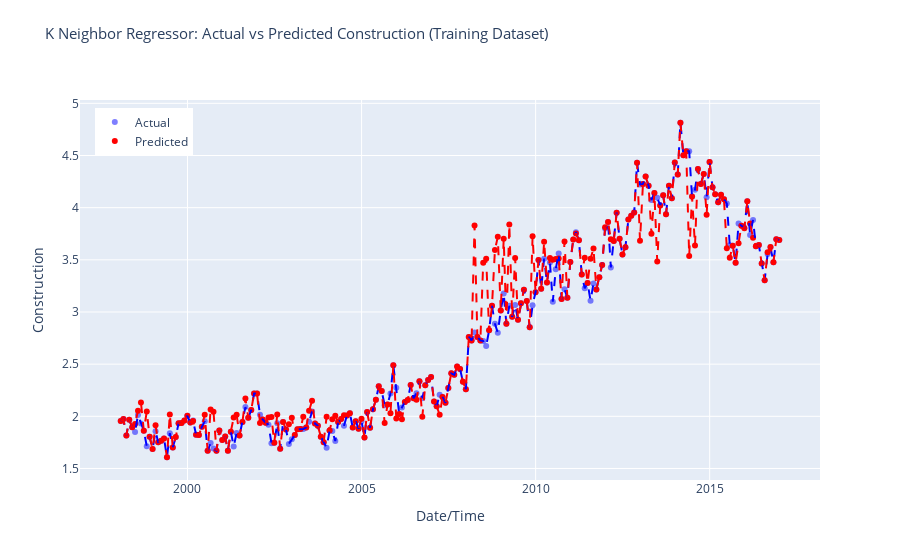

This figure's notebook cell:
### Code cell
# Make predictions on the test dataset
predictions = pycr.predict_model(model_tuned, data = train_data)
predictions.head()

r2 = r2_score(predictions['Construction'], predictions['prediction_label'])
print('R-squared (R2) Score:', r2)

# Sort predictions DataFrame by index
predictions.sort_index(inplace=True)

# Create Plotly figure
fig = make_subplots(rows=1, cols=1, shared_xaxes=True, shared_yaxes=True)

# Add scatter plot for actual values
fig.add_trace(go.Scatter(x=predictions.index, y=predictions['Construction'],
                         mode='markers', marker=dict(color='blue', opacity=0.5),
                         name='Actual'), row=1, col=1)

# Add scatter plot for predicted values
fig.add_trace(go.Scatter(x=predictions.index, y=predictions['prediction_label'],
                         mode='markers', marker=dict(color='red'),
                         name='Predicted'), row=1, col=1)

# Add lines for sorted actual values
fig.add_trace(go.Scatter(x=predictions.index, y=predictions['Construction'].sort_index(),
                         mode='lines', line=dict(color='blue', dash='dash'),
                         showlegend=False), row=1, col=1)

# Add lines for sorted predicted values
fig.add_trace(go.Scatter(x=predictions.index, y=predictions['prediction_label'].sort_index(),
                         mode='lines', line=dict(color='red', dash='dash'),
                         showlegend=False), row=1, col=1)

fig.update_layout(title_text='K Neighbor Regressor: Actual vs Predicted Construction (Training Dataset)',
                  title_font_size=15, title_y=0.95,  # Adjusted title_y value
                  xaxis_title='Date/Time', yaxis_title='Construction',
                  legend=dict(x=0.02, y=0.98),
                  grid=dict(rows=1, columns=1, ygap=0.2))

# Show interactive plot
fig.show()

### Figure 1 — Plotly figure (JSON) as saved in the notebook; plotly's stock layout.template omitted (floating-point values rounded to 4 significant figures; data arrays with more than 128 entries replaced by an {"elided": "..."} marker saying what was removed)
{"data": [{"marker": {"color": "blue", "opacity": 0.5}, "mode": "markers", "name": "Actual", "type": "scatter", "x": {"elided": "228 str values"}, "xaxis": "x", "y": {"elided": "228 float values"}, "yaxis": "y"}, {"marker": {"color": "red"}, "mode": "markers", "name": "Predicted", "type": "scatter", "x": {"elided": "228 str values"}, "xaxis": "x", "y": {"elided": "228 float values"}, "yaxis": "y"}, {"line": {"color": "blue", "dash": "dash"}, "mode": "lines", "showlegend": false, "type": "scatter", "x": {"elided": "228 str values"}, "xaxis": "x", "y": {"elided": "228 float values"}, "yaxis": "y"}, {"line": {"color": "red", "dash": "dash"}, "mode": "lines", "showlegend": false, "type": "scatter", "x": {"elided": "228 str values"}, "xaxis": "x", "y": {"elided": "228 float values"}, "yaxis": "y"}], "layout": {"grid": {"columns": 1, "rows": 1, "ygap": 0.2}, "legend": {"x": 0.02, "y": 0.98}, "title": {"font": {"size": 15}, "text": "K Neighbor Regressor: Actual vs Predicted Construction (Training Dataset)", "y": 0.95}, "xaxis": {"anchor": "y", "domain": [0, 1], "title": {"text": "Date/Time"}}, "yaxis": {"anchor": "x", "domain": [0, 1], "title": {"text": "Construction"}}}}
